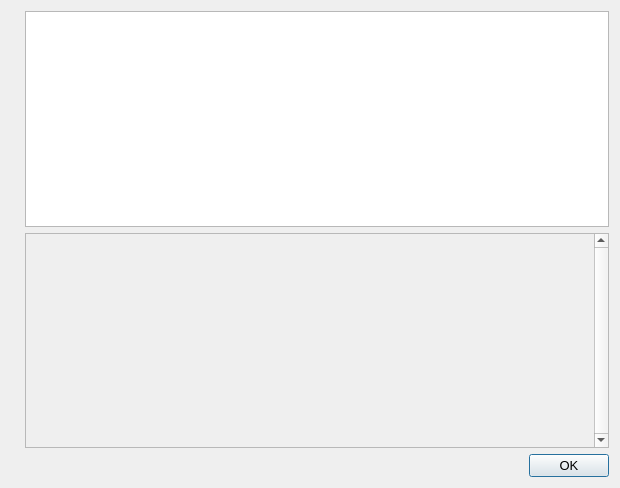
<?xml version="1.0" encoding="UTF-8"?>
<ui version="4.0">
 <class>HelpMessageDialog</class>
 <widget class="QDialog" name="HelpMessageDialog">
  <property name="geometry">
   <rect>
    <x>0</x>
    <y>0</y>
    <width>620</width>
    <height>488</height>
   </rect>
  </property>
  <property name="font">
   <font>
    <pointsize>10</pointsize>
   </font>
  </property>
  <property name="windowTitle">
   <string notr="true">Mutx Core - Command-line options</string>
  </property>
  <layout class="QHBoxLayout" name="horizontalLayout_2">
   <item>
    <widget class="QLabel" name="graphic">
     <property name="sizePolicy">
      <sizepolicy hsizetype="Preferred" vsizetype="Ignored">
       <horstretch>0</horstretch>
       <verstretch>0</verstretch>
      </sizepolicy>
     </property>
     <property name="pixmap">
      <pixmap resource="../mutx.qrc">:/images/about</pixmap>
     </property>
     <property name="alignment">
      <set>Qt::AlignLeading|Qt::AlignLeft|Qt::AlignTop</set>
     </property>
    </widget>
   </item>
   <item>
    <layout class="QVBoxLayout" name="verticalLayout">
     <item>
      <widget class="QTextEdit" name="helpMessage">
       <property name="readOnly">
        <bool>true</bool>
       </property>
      </widget>
     </item>
     <item>
      <widget class="QScrollArea" name="scrollArea">
       <property name="verticalScrollBarPolicy">
        <enum>Qt::ScrollBarAlwaysOn</enum>
       </property>
       <property name="widgetResizable">
        <bool>true</bool>
       </property>
       <widget class="QWidget" name="scrollAreaWidgetContents">
        <property name="geometry">
         <rect>
          <x>0</x>
          <y>0</y>
          <width>480</width>
          <height>212</height>
         </rect>
        </property>
        <layout class="QVBoxLayout" name="verticalLayout_2">
         <item>
          <widget class="QLabel" name="aboutMessage">
           <property name="cursor">
            <cursorShape>IBeamCursor</cursorShape>
           </property>
           <property name="textFormat">
            <enum>Qt::PlainText</enum>
           </property>
           <property name="alignment">
            <set>Qt::AlignLeading|Qt::AlignLeft|Qt::AlignTop</set>
           </property>
           <property name="openExternalLinks">
            <bool>true</bool>
           </property>
           <property name="textInteractionFlags">
            <set>Qt::LinksAccessibleByMouse|Qt::TextSelectableByKeyboard|Qt::TextSelectableByMouse</set>
           </property>
          </widget>
         </item>
        </layout>
       </widget>
      </widget>
     </item>
     <item>
      <widget class="QDialogButtonBox" name="okButton">
       <property name="orientation">
        <enum>Qt::Horizontal</enum>
       </property>
       <property name="standardButtons">
        <set>QDialogButtonBox::Ok</set>
       </property>
      </widget>
     </item>
    </layout>
   </item>
  </layout>
 </widget>
 <resources>
  <include location="../mutx.qrc"/>
 </resources>
 <connections>
  <connection>
   <sender>okButton</sender>
   <signal>accepted()</signal>
   <receiver>HelpMessageDialog</receiver>
   <slot>accept()</slot>
   <hints>
    <hint type="sourcelabel">
     <x>20</x>
     <y>20</y>
    </hint>
    <hint type="destinationlabel">
     <x>20</x>
     <y>20</y>
    </hint>
   </hints>
  </connection>
  <connection>
   <sender>okButton</sender>
   <signal>rejected()</signal>
   <receiver>HelpMessageDialog</receiver>
   <slot>reject()</slot>
   <hints>
    <hint type="sourcelabel">
     <x>20</x>
     <y>20</y>
    </hint>
    <hint type="destinationlabel">
     <x>20</x>
     <y>20</y>
    </hint>
   </hints>
  </connection>
 </connections>
</ui>
